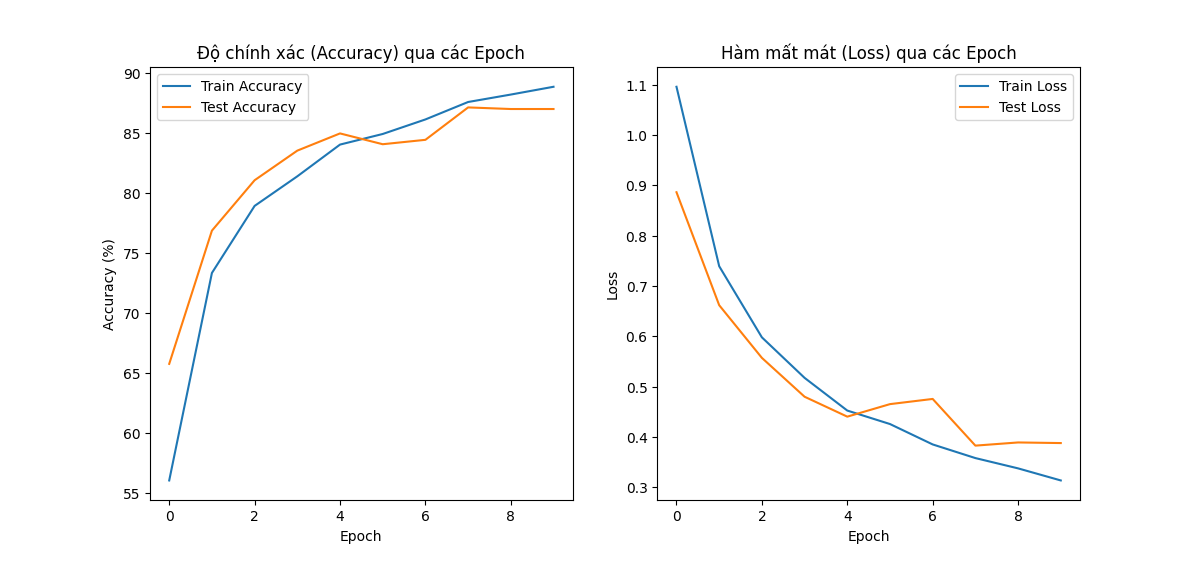

The Python source for this figure:
import torch
import torch.nn as nn
import torch.optim as optim
from torchvision import datasets, transforms
from torch.utils.data import DataLoader
import matplotlib.pyplot as plt
import numpy as np
from sklearn.metrics import confusion_matrix, classification_report
import seaborn as sns

# =========================
# 1️⃣ Chuẩn bị dữ liệu
# =========================
train_dir = r"D:\STUDY\HK1-25-26\thi-giac-may-tinh\cnn\intel-image-classification\seg_train"
test_dir  = r"D:\STUDY\HK1-25-26\thi-giac-may-tinh\cnn\intel-image-classification\seg_test"

transform = {
    'train': transforms.Compose([
        transforms.Resize((227, 227)),
        transforms.RandomHorizontalFlip(),
        transforms.ToTensor(),
        transforms.Normalize((0.485, 0.456, 0.406),
                             (0.229, 0.224, 0.225))
    ]),
    'test': transforms.Compose([
        transforms.Resize((227, 227)),
        transforms.ToTensor(),
        transforms.Normalize((0.485, 0.456, 0.406),
                             (0.229, 0.224, 0.225))
    ])
}

train_data = datasets.ImageFolder(train_dir, transform=transform['train'])
test_data  = datasets.ImageFolder(test_dir,  transform=transform['test'])

train_loader = DataLoader(train_data, batch_size=64, shuffle=True)
test_loader  = DataLoader(test_data, batch_size=64, shuffle=False)

print(f"🧾 Số lượng ảnh train: {len(train_data)} | test: {len(test_data)}")

# =========================
# 2️⃣ Định nghĩa AlexNet
# =========================
class AlexNet(nn.Module):
    def __init__(self, num_classes=6):
        super(AlexNet, self).__init__()
        self.features = nn.Sequential(
            nn.Conv2d(3, 96, kernel_size=11, stride=4, padding=0),
            nn.ReLU(inplace=True),
            nn.MaxPool2d(kernel_size=3, stride=2),

            nn.Conv2d(96, 256, kernel_size=5, padding=2),
            nn.ReLU(inplace=True),
            nn.MaxPool2d(kernel_size=3, stride=2),

            nn.Conv2d(256, 384, kernel_size=3, padding=1),
            nn.ReLU(inplace=True),
            nn.Conv2d(384, 384, kernel_size=3, padding=1),
            nn.ReLU(inplace=True),
            nn.Conv2d(384, 256, kernel_size=3, padding=1),
            nn.ReLU(inplace=True),
            nn.MaxPool2d(kernel_size=3, stride=2)
        )
        self.classifier = nn.Sequential(
            nn.Dropout(0.5),
            nn.Linear(256 * 6 * 6, 4096),
            nn.ReLU(inplace=True),
            nn.Dropout(0.5),
            nn.Linear(4096, 4096),
            nn.ReLU(inplace=True),
            nn.Linear(4096, num_classes)
        )

    def forward(self, x):
        x = self.features(x)
        x = torch.flatten(x, 1)
        x = self.classifier(x)
        return x

# =========================
# 3️⃣ Huấn luyện mô hình
# =========================
device = torch.device("cuda" if torch.cuda.is_available() else "cpu")
model = AlexNet(num_classes=6).to(device)

criterion = nn.CrossEntropyLoss()
optimizer = optim.Adam(model.parameters(), lr=0.0001)

num_epochs = 10
train_acc_list, test_acc_list = [], []
train_loss_list, test_loss_list = [], []

for epoch in range(num_epochs):
    model.train()
    running_loss, correct, total = 0, 0, 0
    for images, labels in train_loader:
        images, labels = images.to(device), labels.to(device)
        optimizer.zero_grad()
        outputs = model(images)
        loss = criterion(outputs, labels)
        loss.backward()
        optimizer.step()
        
        running_loss += loss.item()
        _, predicted = outputs.max(1)
        total += labels.size(0)
        correct += predicted.eq(labels).sum().item()
    
    train_acc = 100 * correct / total
    train_loss = running_loss / len(train_loader)
    train_acc_list.append(train_acc)
    train_loss_list.append(train_loss)

    # Đánh giá trên tập test
    model.eval()
    test_loss, correct, total = 0, 0, 0
    all_labels, all_preds = [], []
    with torch.no_grad():
        for images, labels in test_loader:
            images, labels = images.to(device), labels.to(device)
            outputs = model(images)
            loss = criterion(outputs, labels)
            test_loss += loss.item()
            _, predicted = outputs.max(1)
            total += labels.size(0)
            correct += predicted.eq(labels).sum().item()
            all_labels.extend(labels.cpu().numpy())
            all_preds.extend(predicted.cpu().numpy())
    
    test_acc = 100 * correct / total
    test_loss /= len(test_loader)
    test_acc_list.append(test_acc)
    test_loss_list.append(test_loss)

    print(f"📅 Epoch [{epoch+1}/{num_epochs}] "
          f"Train Loss: {train_loss:.4f} | Train Acc: {train_acc:.2f}% "
          f"| Test Loss: {test_loss:.4f} | Test Acc: {test_acc:.2f}%")

# =========================
# 💾  Lưu mô hình sau khi huấn luyện
# =========================
torch.save(model.state_dict(), "alexnet_model.pth")
print("✅ Mô hình đã được lưu thành công vào file alexnet_model.pth")

# =========================
# 4️⃣ Vẽ biểu đồ Loss & Accuracy
# =========================
plt.figure(figsize=(12,5))
plt.subplot(1,2,1)
plt.plot(train_acc_list, label='Train Accuracy')
plt.plot(test_acc_list, label='Test Accuracy')
plt.xlabel('Epoch')
plt.ylabel('Accuracy (%)')
plt.title('Độ chính xác (Accuracy) qua các Epoch')
plt.legend()

plt.subplot(1,2,2)
plt.plot(train_loss_list, label='Train Loss')
plt.plot(test_loss_list, label='Test Loss')
plt.xlabel('Epoch')
plt.ylabel('Loss')
plt.title('Hàm mất mát (Loss) qua các Epoch')
plt.legend()
plt.show()

# =========================
# 5️⃣ Chỉ số đánh giá chi tiết
# =========================
print("\n📊 Classification Report:")
print(classification_report(all_labels, all_preds, target_names=train_data.classes))

# Ma trận nhầm lẫn
cm = confusion_matrix(all_labels, all_preds)
plt.figure(figsize=(8,6))
sns.heatmap(cm, annot=True, fmt="d", cmap="Blues",
            xticklabels=train_data.classes,
            yticklabels=train_data.classes)
plt.xlabel("Predicted")
plt.ylabel("Actual")
plt.title("🧩 Ma trận nhầm lẫn (Confusion Matrix)")
plt.show()

# =========================
# 6️⃣ Bảng kiến trúc AlexNet
# =========================
layers = [
    ["In", "Input", "3 (RGB)", "227×227", "-", "-", "-", "-"],
    ["C1", "Convolution", "96", "55×55", "11×11", "4", "valid", "ReLU"],
    ["S2", "Max Pooling", "96", "27×27", "3×3", "2", "valid", "-"],
    ["C3", "Convolution", "256", "27×27", "5×5", "1", "same", "ReLU"],
    ["S4", "Max Pooling", "256", "13×13", "3×3", "2", "valid", "-"],
    ["C5", "Convolution", "384", "13×13", "3×3", "1", "same", "ReLU"],
    ["C6", "Convolution", "384", "13×13", "3×3", "1", "same", "ReLU"],
    ["C7", "Convolution", "256", "13×13", "3×3", "1", "same", "ReLU"],
    ["F8", "Fully connected", "-", "-", "-", "-", "-", "ReLU"],
    ["F9", "Fully connected", "-", "-", "-", "-", "-", "ReLU"],
    ["Out", "Fully connected", "-", "-", "-", "-", "-", "Softmax"]
]

fig, ax = plt.subplots(figsize=(10, 3))
ax.axis('tight')
ax.axis('off')
table = ax.table(cellText=layers,
                 colLabels=["Layer", "Type", "Maps", "Size", "Kernel size", "Stride", "Padding", "Activation"],
                 loc='center')
table.auto_set_font_size(False)
table.set_fontsize(10)
plt.title("📘 Cấu trúc mô hình AlexNet", fontsize=14)
plt.show()
